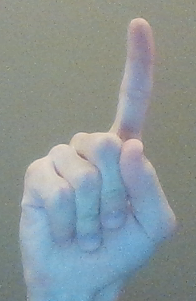
#> input picture images/template1.png, 196 x 301 px; the run also reads 1 picture not shown here
$ python cross_corr.py
#> lines starting #> are read from the running program, lines starting #| are printed output that depends on the picture
import cv2
from matplotlib import pyplot as plt
import numpy as np

methods = [cv2.TM_CCOEFF, cv2.TM_CCOEFF_NORMED, cv2.TM_CCORR, cv2.TM_CCORR_NORMED,
           cv2.TM_SQDIFF, cv2.TM_SQDIFF_NORMED]

# use TM_CCORR:2 or TM_CCOEFF:4

results = []
max_vals = []

images1 = []
images_ones = []
images_twos = []
images_threes = []

images1.append(cv2.imread(f"images/template1.png", 0))
for i in range(9):
    images1.append(cv2.imread(f"images/im{i}.png", 0))
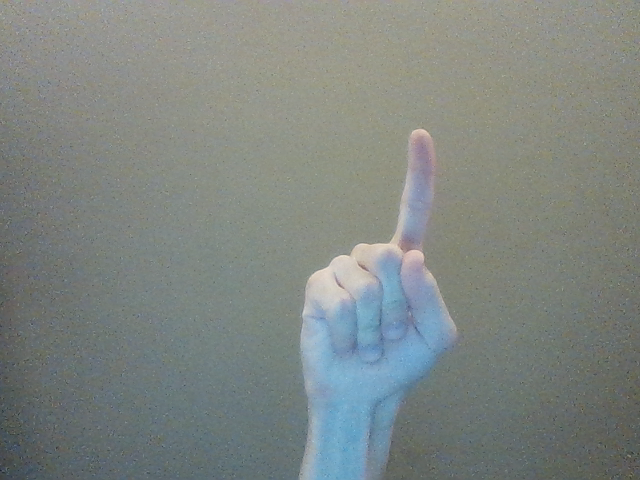
#> input picture images/im0.png, 640 x 480 px

images_ones.append(cv2.imread(f"images2/Ones/template.png", 0))
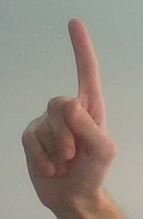
#> input picture images2/Ones/template.png, 143 x 219 px
for i in range(1, 6):
    images_ones.append(cv2.imread(f"images2/Ones/im{i}.png", 0))

# images_twos.append(cv2.imread(f"images2/Twos/template.png", 0))
for i in range(1, 4):
    images_twos.append(cv2.imread(f"images2/Twos/im{i}.png", 0))

images_threes.append(cv2.imread(f"images2/Threes/template.png", 0))
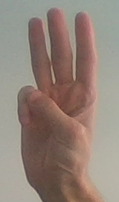
#> input picture images2/Threes/template.png, 119 x 202 px
for i in range(1, 9):
    images_threes.append(cv2.imread(f"images2/Threes/im{i}.png", 0))


def cross_correlate(template, imgs):

    for idx, img in enumerate(imgs):
        img = img.copy()

        # res = cv2.matchTemplate(img, template, cv2.TM_CCORR)

        method = cv2.TM_CCORR_NORMED
        # method = cv2.TM_CCOEFF_NORMED
        # method = cv2.TM_SQDIFF_NORMED

        res = cv2.matchTemplate(img, template, method)

        min_val, max_val, min_loc, max_loc = cv2.minMaxLoc(res)

        if method in [cv2.TM_SQDIFF, cv2.TM_SQDIFF_NORMED]:
            top_left = min_loc
        else:
            top_left = max_loc

        results.append(res)
        max_vals.append(max_val)
        print(max_val)
        w, h = template.shape[::-1]

        bottom_right = (top_left[0] + w, top_left[1] + h)

        cv2.rectangle(img, top_left, bottom_right, 255, 2)
        plt.subplot(131), plt.imshow(res, cmap='gray')
        plt.title('Matching Result'), plt.xticks([]), plt.yticks([])
        plt.subplot(132), plt.imshow(img, cmap='gray')
        plt.title('Detected Point'), plt.xticks([]), plt.yticks([])
        plt.subplot(133), plt.imshow(template, cmap='gray')
        plt.title('Template Image'), plt.xticks([]), plt.yticks([])
        # [5 lines of commented-out code are left out]
        plt.show()
#> this loop made 4 passes
#> pass 1, in cross_correlate, `img = img.copy()`:
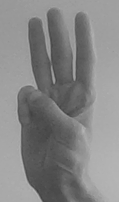
#> img: shape (202, 119); min 62, max 182, mean 133.3
#> pass 1, in cross_correlate, `plt.show()`:
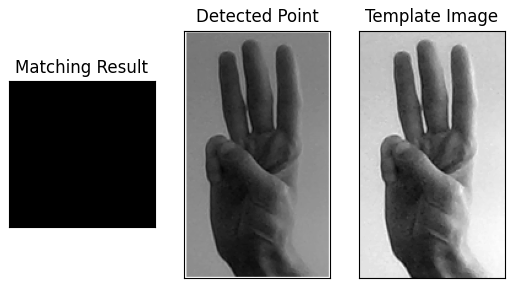
#> figure drawn by matplotlib, 3 panels
#> pass 2, in cross_correlate, `plt.show()`:
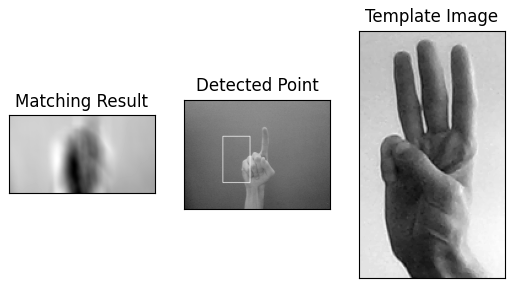
#> figure drawn by matplotlib, 3 panels
#> pass 3, in cross_correlate, `img = img.copy()`:
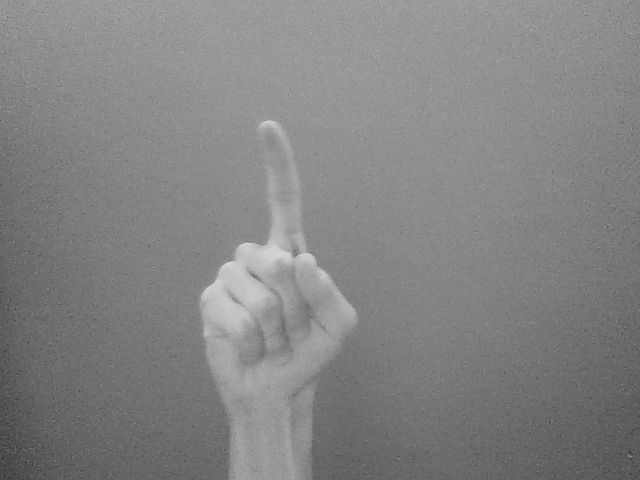
#> img: shape (480, 640); min 44, max 219, mean 131.1


#> (the run stopped early here; a loop or call above may not have finished)
